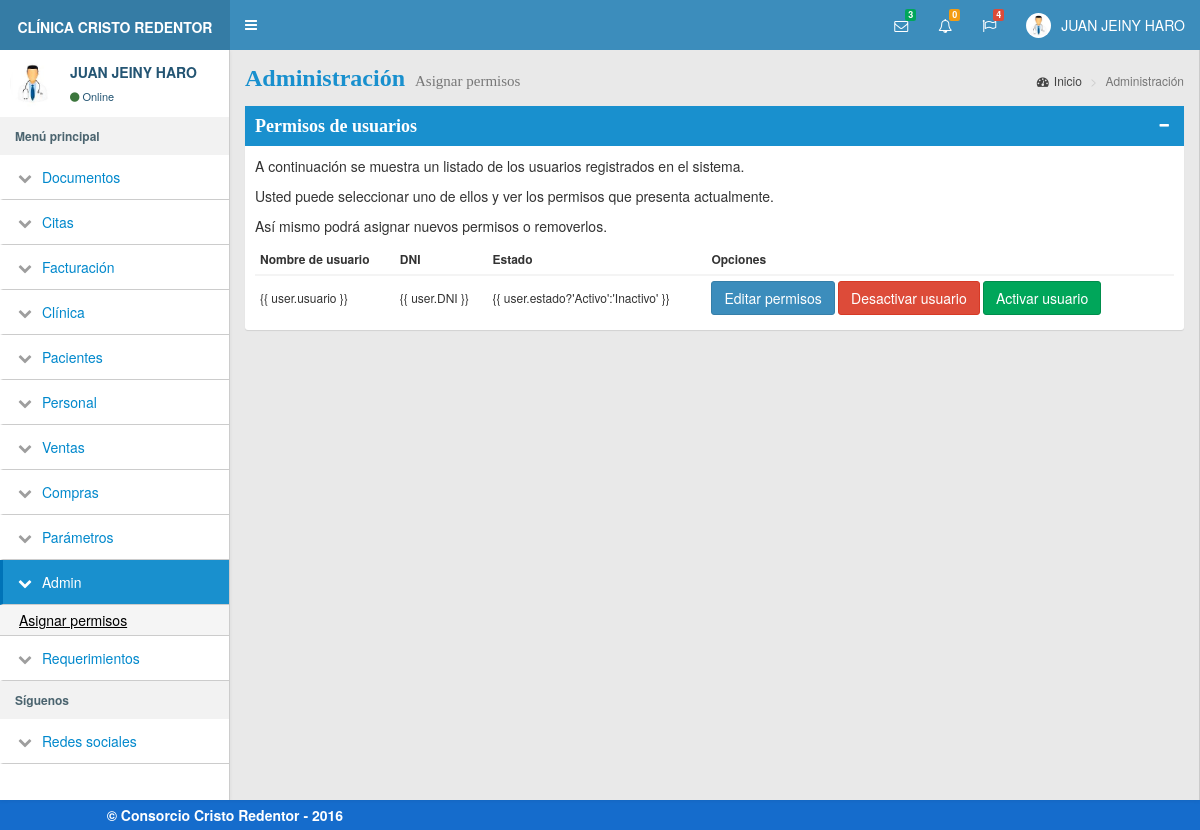
The page /modulos/admin/asignar_permisos.php (signed in) on the database its author committed.
### tables this page shows
CREATE TABLE modules (
  id int NOT NULL PRIMARY KEY,
  nombre VARCHAR(35) NOT NULL,
  folder VARCHAR(35) NOT NULL
);

CREATE TABLE items (
  id int AUTO_INCREMENT PRIMARY KEY,
  module_id int NOT NULL,
  nombre VARCHAR(55) NOT NULL,
  file VARCHAR(55) NOT NULL,
  FOREIGN KEY (module_id) REFERENCES modules(id)
);

### modulos/general/validar_sesion.php (called while the page is built, shortened)
<?php
$full_name = $_SESSION['full_name'];

### modulos/general/izquierda_menu.php (the view)
<aside class="main-sidebar">
    <div class="user-panel">
        <div class="pull-left image">
            <img src="../../img/doctor.JPG" class="img-circle" alt="User Image">
        </div>
        <div class="pull-left info" style="color:#245573 !important">
            <p><?= $full_name ?></p>
            <a href="#" style="color:#245573 !important"><i class="fa fa-circle text-success"></i>Online</a>
        </div>
    </div>
    <section class="sidebar">
        <ul class="sidebar-menu">
            <li class="header"><strong>Menú principal</strong></li>
            <?php
            $query = 'SELECT id, nombre, folder FROM modules';
            $result_set = mysqli_query($con, $query);
            $modules = $result_set->fetch_all();
            foreach ($modules as $module):
                $query = 'SELECT I.nombre, I.file FROM items I INNER JOIN permissions P ON P.item_id=I.id WHERE module_id = ' . $module[0];
                $result_set_items = mysqli_query($con, $query);
                $items = $result_set_items->fetch_all();
                if (sizeof($items) > 0) {
            ?>
                    <li class="treeview">
                        <a href="#">
                            <i class="fa fa-chevron-down"></i>
                            <span><?= $module[1] ?></span>
                        </a>
                        <ul class="treeview-menu">
                            <?php foreach ($items as $item): ?>
                                <li class="treeview">
                                    <a href="../<?= $module[2] ?>/<?= $item[1] ?>.php">
                                        <span><?= $item[0] ?></span>
                                    </a>
                                </li>
                            <?php endforeach; ?>
                        </ul>
                    </li>
            <?php
                }
            endforeach;
            ?>
            <?php include 'izquierda_redes.php' ?>
        </ul>
    </section>
</aside>

### modulos/css/style.css (style rules this page uses)
body { background-color: #F3F3F3; }
.header { margin-bottom: 20px; }

### rows shown on the page
modules: nombre "Documentos"
modules: nombre "Citas"
modules: nombre "Facturación"
modules: nombre "Clínica"
modules: nombre "Pacientes"
modules: nombre "Personal"
modules: nombre "Ventas"
modules: nombre "Compras"
modules: nombre "Parámetros"
modules: nombre "Admin"
items: nombre "Asignar permisos"
modules: nombre "Requerimientos"

### other values the page prints
$pending_users_count "0"
$full_name "JUAN JEINY HARO"
